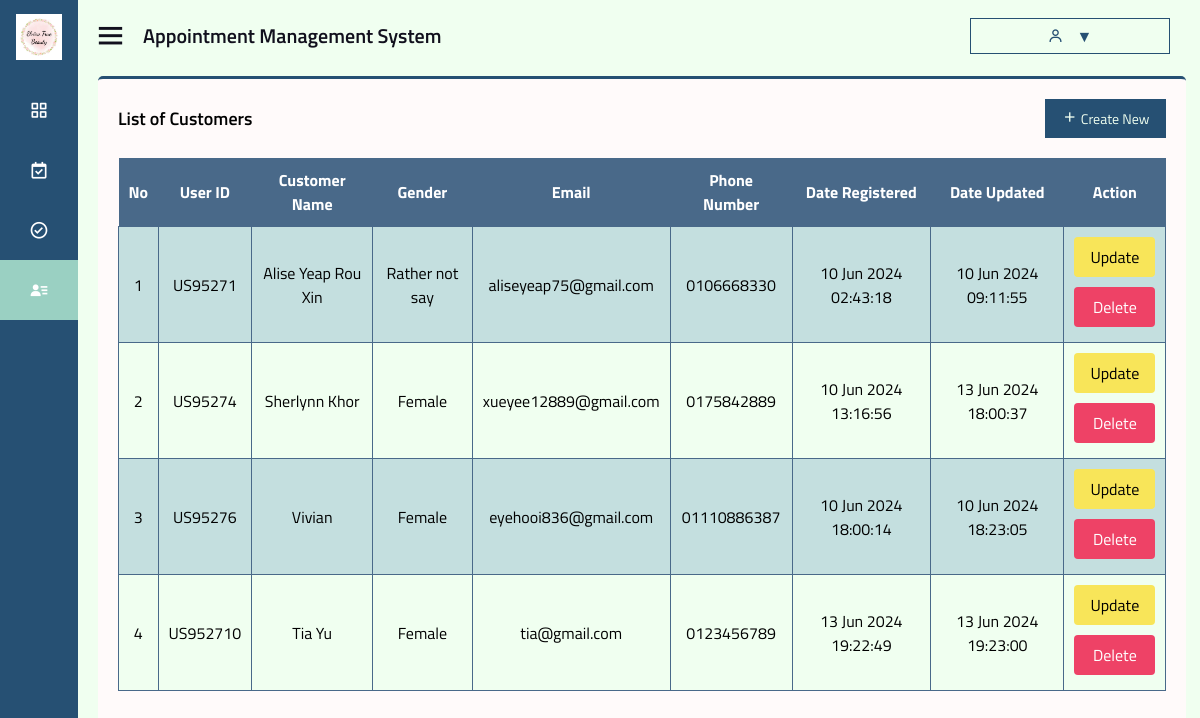
/staff-customer.php (signed in), run on the app's committed database.
### tables this page shows
CREATE TABLE `user` (
  `user_id` int(11) NOT NULL,
  `username` varchar(255) NOT NULL,
  `email` varchar(255) NOT NULL,
  `gender` enum('male','female','rather not say') NOT NULL,
  `password` varchar(255) NOT NULL,
  `phone_number` varchar(20) DEFAULT NULL,
  `profile_picture` varchar(255) DEFAULT NULL,
  `security_question_id` int(11) DEFAULT NULL,
  `security_answer` varchar(255) DEFAULT NULL,
  `verification_code` varchar(10) DEFAULT NULL,
  `is_verified` tinyint(1) NOT NULL DEFAULT 0,
  `role` enum('admin','staff','customer') NOT NULL DEFAULT 'customer',
  `date_created` timestamp NOT NULL DEFAULT current_timestamp(),
  `date_updated` timestamp NOT NULL DEFAULT current_timestamp() ON UPDATE current_timestamp()
);

### staff-customer.php (the view, shortened to what this page needs)
<?php
include 'config.php';
$stmt = $pdo->query("SELECT * FROM user WHERE role = 'customer'");
$customerList = $stmt->fetchAll(PDO::FETCH_ASSOC);
?>
<!DOCTYPE html>
<html lang="en" dir="ltr">
<head>
    <link rel="stylesheet" href="css/staff-style.css">
    <link rel="stylesheet" href="https://cdnjs.cloudflare.com/ajax/libs/font-awesome/5.15.4/css/all.min.css" />
    <link href='https://unpkg.com/boxicons@2.0.7/css/boxicons.min.css' rel='stylesheet'>
</head>
<body>
<div class="sidebar close">
    <div class="logo-details">
      <img src="favicon/favicon.ico" alt="logo" style="padding-left: 16px; padding-top: 14px;">
    </div>
    <ul class="nav-links">
    <li>
        <a href="staff-dashboard.php">
          <i class='bx bx-grid-alt' ></i>
        </a>
      </li>
      <li>
        <a href="staff-appointment.php">
          <i class='bx bx-calendar-check'></i>
        </a>
      </li>
      <li>
        <a href="staff-availability.php">
          <i class='bx bx-check-circle'></i>
        </a>
      </li>
      <li class="<?php echo basename($_SERVER['PHP_SELF']) == 'staff-customer.php' ? 'active' : ''; ?>">
        <a href="staff-customer.php">
          <i class='bx bxs-user-detail' ></i>
        </a>
      </li>
    </div>
  <section class="home-section">
    <div class="home-content">
      <i class='bx bx-menu' ></i>
      <span class="text">Appointment Management System</span>
      <div class="user-dropdown">
        <button class="user-dropdown-btn">
        <i class="bx bx-user"></i> <?php echo isset($staff_name) ? $staff_name : ''; ?>
        </button>
      </div>
    </div>
    <div class="content">
      <div class="content-header">
        <h3 class="content-title">List of Customers</h3>
        <div class="content-tools">
          <a href="staff-create-customer.php" class="btn btn-flat btn-primary"><i class='bx bx-plus'></i> Create New</a>
        </div>
      </div>
      <div class="customer-list-container">
        <table class="customer-list-table">
          <thead>
            <tr>
              <th>No</th>
              <th>User ID</th>
              <th>Customer Name</th>
              <th>Gender</th>
              <th>Email</th>
              <th>Phone Number</th>
              <th>Date Registered</th>
              <th>Date Updated</th>
              <th>Action</th>
            </tr>
          </thead>
          <tbody>
            <?php
            foreach ($customerList as $key => $customer):
                ?>
                <tr>
                  <td><?php echo $key + 1; ?></td>
                  <td><?php echo "US9527" . $customer['user_id']; ?></td>
                  <td><?php echo $customer['username']; ?></td>
                  <td><?php echo ucfirst($customer['gender']); ?></td>
                  <td><?php echo $customer['email']; ?></td>
                  <td><?php echo $customer['phone_number']; ?></td>
                  <td><?php echo date("d M Y H:i:s", strtotime($customer['date_created'])); ?></td>
                  <td><?php echo date("d M Y H:i:s", strtotime($customer['date_updated'])); ?></td>
                  <td>
                    <div class="button-container">
                        <a href="staff-view-customer.php?customer_id=<?php echo $customer['user_id']; ?>" class="staff-update-customer-btn">Update</a>
                    </div>
                    <div class="button-container">
                        <a href="#" class="staff-delete-customer-btn" onclick="confirmDelete('<?php echo $customer['username']; ?>', <?php echo $customer['user_id']; ?>)">Delete</a>
                    </div>
                </td>
                </tr>
            <?php endforeach; ?>
          </tbody>
        </table>
    </div>
</body>
</html>

### css/staff-style.css (style rules this page uses)
* { margin: 0; padding: 0; box-sizing: border-box; font-family: 'Titillium Web'; font-size: 16px; }
.sidebar { position: fixed; top: 0; left: 0; height: 100%; width: 320px; background: #265073; z-index: 100; transition: all 0.5s ease; }
.sidebar.close { width: 78px; }
.sidebar .logo-details { height: 60px; width: 100%; display: flex; align-items: center; margin-bottom: 20px; }
.sidebar.close .logo-details img { padding-left: 16px; padding-top: 14px; width:80%; }
.sidebar.close .logo-details img { display: block; }
.sidebar .logo-details img { display: none; }
.sidebar .nav-links { height: 100%; overflow: auto; }
.sidebar.close .nav-links { overflow: visible; }
.sidebar .nav-links li { position: relative; list-style: none; transition: all 0.4s ease; }
.sidebar .nav-links li i { height: 60px; min-width: 78px; text-align: center; line-height: 60px; color: #fff; font-size: 20px; cursor: pointer; transition: all 0.3s ease; }
.sidebar .nav-links li a { display: flex; align-items: center; text-decoration: none; }
.active { background-color: #9ad0c2; color: #fff; }
.content { width: 97%; background-color: snow; height: 93%; margin-top: 16px; margin-left: 20px; border-top: 3px solid #265073; border-radius: 5px; }
.content-header { padding-top: 20px; margin-bottom: 0; display: flex; justify-content: space-between; align-items: center; padding-left: 20px; padding-right: 20px; }
.content-title { font-size: 18px; font-weight: 600; }
.content-tools { margin-left: auto; }
.btn { display: inline-block; padding: 8px 16px; font-size: 14px; text-align: center; text-decoration: none; cursor: pointer; }
.btn-primary { color: honeydew; background-color: #265073; border: 1px solid #265073; }
.home-section { position: relative; background: honeydew; height: 1000vh; left: 320px; width: calc(100% - 320px); transition: all 0.5s ease; }
.sidebar.close ~ .home-section { left: 78px; width: calc(100% - 78px); }
.home-section .home-content { height: 60px; display: flex; align-items: center; padding-top: 10px; }
.home-section .home-content .bx-menu, .home-section .home-content .text { color: #11101d; font-size: 35px; }
.home-section .home-content .bx-menu { margin: 0 15px; cursor: pointer; }
.home-section .home-content .text { font-size: 20px; font-weight: 600; }
.user-dropdown { position: absolute; display: inline-block; top: 24px; right: 0; margin-left: 800px; margin-right: 30px; }
.user-dropdown-btn { background-color: honeydew; color: #265073; padding: 5px 15px; border: 1px solid #265073; cursor: pointer; font-size: 16px; display: flex; align-items: center; margin-top: -6px; width: 200px; justify-content: center; white-space: nowrap; overflow: hidden; text-overflow: ellipsis; }
.user-dropdown-btn i { margin-right: 8px; }
.user-dropdown-btn::after { content: '\25BC'; margin-left: 5px; }
.customer-list-container { margin: 20px; text-align: center; }
.customer-list-table { width: 100%; border-collapse: collapse; margin-top: 15px; }
.customer-list-table th, .customer-list-table td { text-align: center; }
.customer-list-table th { background-color: #496989; color: #FFF; padding: 10px; }
.customer-list-table tbody tr { background-color: #C4DFDF; }
.customer-list-table tbody tr:nth-child(even) { background-color: honeydew; }
.customer-list-table td { padding: 10px; border: 1px solid #496989; }
.button-container { display: block; margin-bottom: 5px; }
.staff-update-customer-btn { background-color: #F8E559; color: black; padding: 8px 16px; border: none; border-radius: 4px; cursor: pointer; text-decoration: none; transition: background-color 0.3s ease; display: block; text-align: center; font-family: 'Titillium Web'; }
.staff-delete-customer-btn { background-color: #EE4266; color: #fff; padding: 8px 16px; border: none; border-radius: 4px; cursor: pointer; text-decoration: none; transition: background-color 0.3s ease; display: block; text-align: center; font-family: 'Titillium Web'; margin-top: 10px; }

### data on the page
user: user_id "1", username "Alise Yeap Rou Xin", gender "Rather not say", email "aliseyeap75@gmail.com", phone_number "0106668330", date_created "10 Jun 2024 02:43:18", date_updated "10 Jun 2024 09:11:55"
user: user_id "4", username "Sherlynn Khor", gender "Female", email "xueyee12889@gmail.com", phone_number "0175842889", date_created "10 Jun 2024 13:16:56", date_updated "13 Jun 2024 18:00:37"
user: user_id "6", username "Vivian", gender "Female", email "eyehooi836@gmail.com", phone_number "01110886387", date_created "10 Jun 2024 18:00:14", date_updated "10 Jun 2024 18:23:05"
user: user_id "10", username "Tia Yu", gender "Female", email "tia@gmail.com", phone_number "0123456789", date_created "13 Jun 2024 19:22:49", date_updated "13 Jun 2024 19:23:00"
